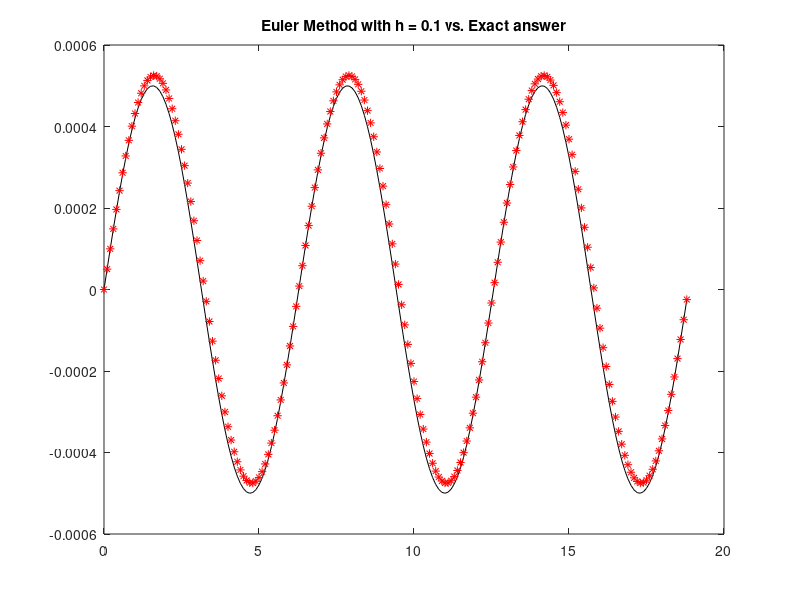
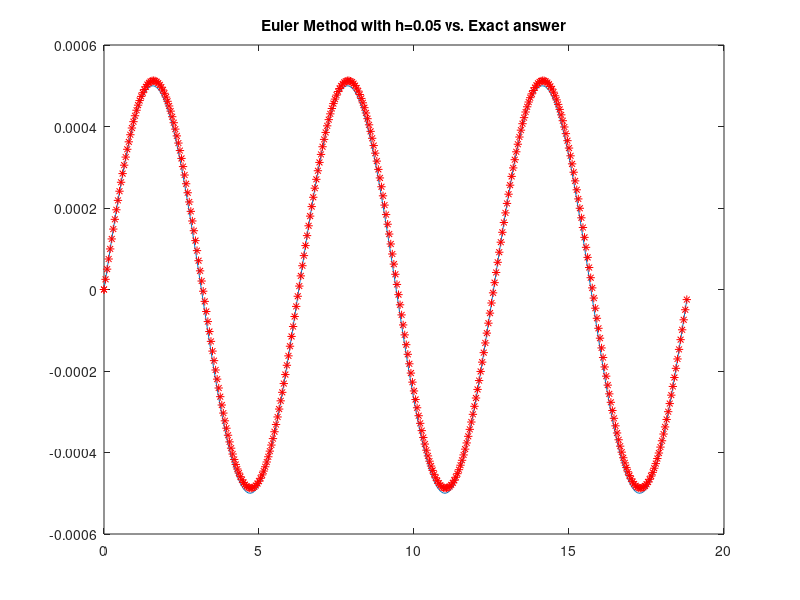
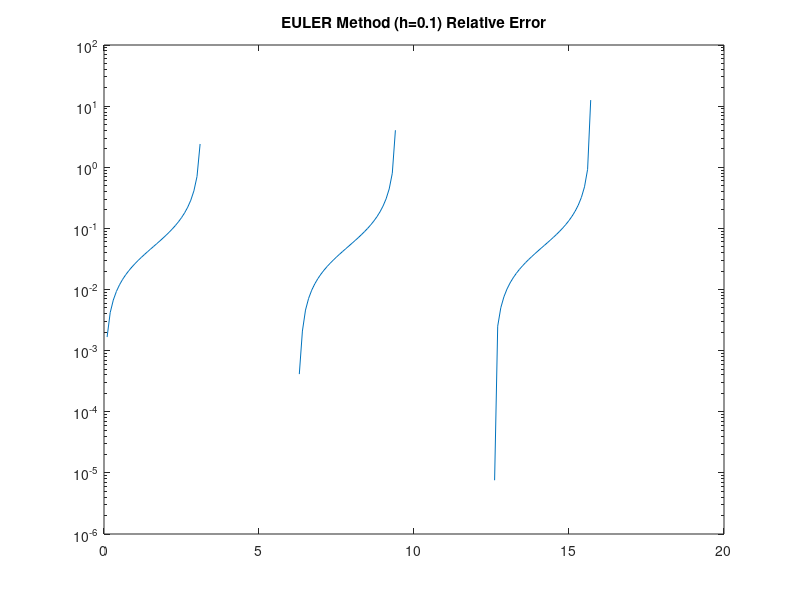
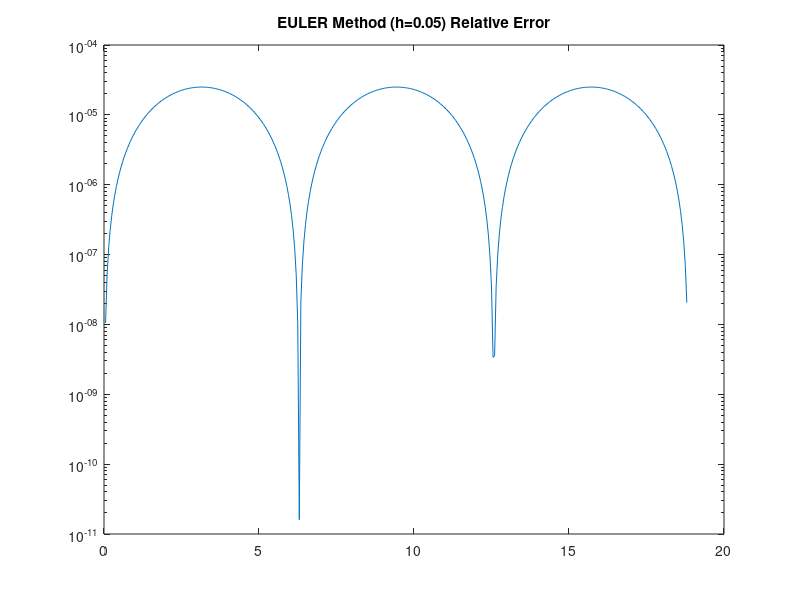

Write the MATLAB code that produced these figures, in order.
% CERM_Lab_251021
% Exercise 2

            % Solving ODEs
            % Forward Euler Method Empirical Order
clc
clear all
close all
format long

            % Defining the Problem and Exact Function
alpha = 0.001;           
f = @(t,y) (alpha * 0.5) * cos(t) * ( 1 - y.^2 );
y_exact = @(t) ( exp( alpha * sin(t) ) - 1) ./ ( exp (alpha * sin(t)) +1);


y0 = 0;
T = 6*pi;

            % Defining conditions for two solutions with h1 and h2
h1 = 0.1;
h2 = 0.05;

N1 = T/h1;
N2 = T/h2;

un1 = zeros(round(N1+1),1);
tn1 = zeros(round(N1+1),1);

un2 = zeros(round(N2+1),1);
tn2 = zeros(round(N2+1),1);

un1(1,1) = y0;
un2(1,1) = y0;

for k = 1 : N1
    un1(k+1,1) = un1(k,1) + h1 * f( tn1(k,1), un1(k,1) );
    tn1(k+1,1) = tn1(k) + h1;
end


for j = 1 : N2
    un2(j+1,1) = un2(j,1) + h2 * f( tn2(j,1), un2(j,1) );
    tn2(j+1,1) = tn2(j) + h2;
end

            % Plotting Euler Method Answers vs. Exact Answer
tmesh1 = [0 : h1 : T]';
tmesh2 = [0 : h2 : T]';

figure(1)
plot(tmesh1,y_exact(tmesh1), 'k', tn1,un1,'r*')
title("Euler Method with h = 0.1 vs. Exact answer")

figure(2)
plot(tmesh2, y_exact(tmesh2), tn2, un2, 'r*')
title("Euler Method with h=0.05 vs. Exact answer")


            % Absolute and Relatve Errors on the Interval

abs_err_EULER1 = abs( y_exact(tn1) - un1 );
abs_err_EULER2 = abs( y_exact(tn2) - un2 );


%size of rel_err_euler1 & 2 are square matrixes, not vectors

rel_err_EULER1 = abs_err_EULER1 ./ y_exact(tn1);
rel_err_EULER2 = abs_err_EULER2 

figure(3)
semilogy(tn1,rel_err_EULER1)
title("EULER Method (h=0.1) Relative Error")
figure(4)
semilogy(tn2,rel_err_EULER2)
title("EULER Method (h=0.05) Relative Error")



            % Absolute and Relative Errors at Final Time

abs_error_endpoint_EULER1 = abs( y_exact(tn1(end)) - un1(end) )
abs_error_endpoint_EULER2 = abs( y_exact(tn2(end)) - un2(end) )


rel_error_endpoint_EULER1 = abs( y_exact(tn1(end)) - un1(end)) ./ abs( y_exact( tn1(end) ) )
rel_error_endpoint_EULER2 = abs( y_exact(tn2(end)) - un2(end)) ./ abs( y_exact( tn2(end) ) )


            % Absolute and Relative Maximum Norm on the Interval

abs_err_Norminf_EULER1 = norm( abs_err_EULER1, inf )
abs_err_Norminf_EULER2 = norm( abs_err_EULER2, inf )


rel_err_Norminf_EULER1 = norm( abs_err_EULER1, inf ) / norm( y_exact(tn1),inf )
rel_err_Norminf_EULER2 = norm( abs_err_EULER2, inf ) / norm( y_exact(tn2),inf )


            % Forward Euler Method Empirical Order Calculation 
p_emp_Euler = -log2(rel_err_Norminf_EULER2/rel_err_Norminf_EULER1)